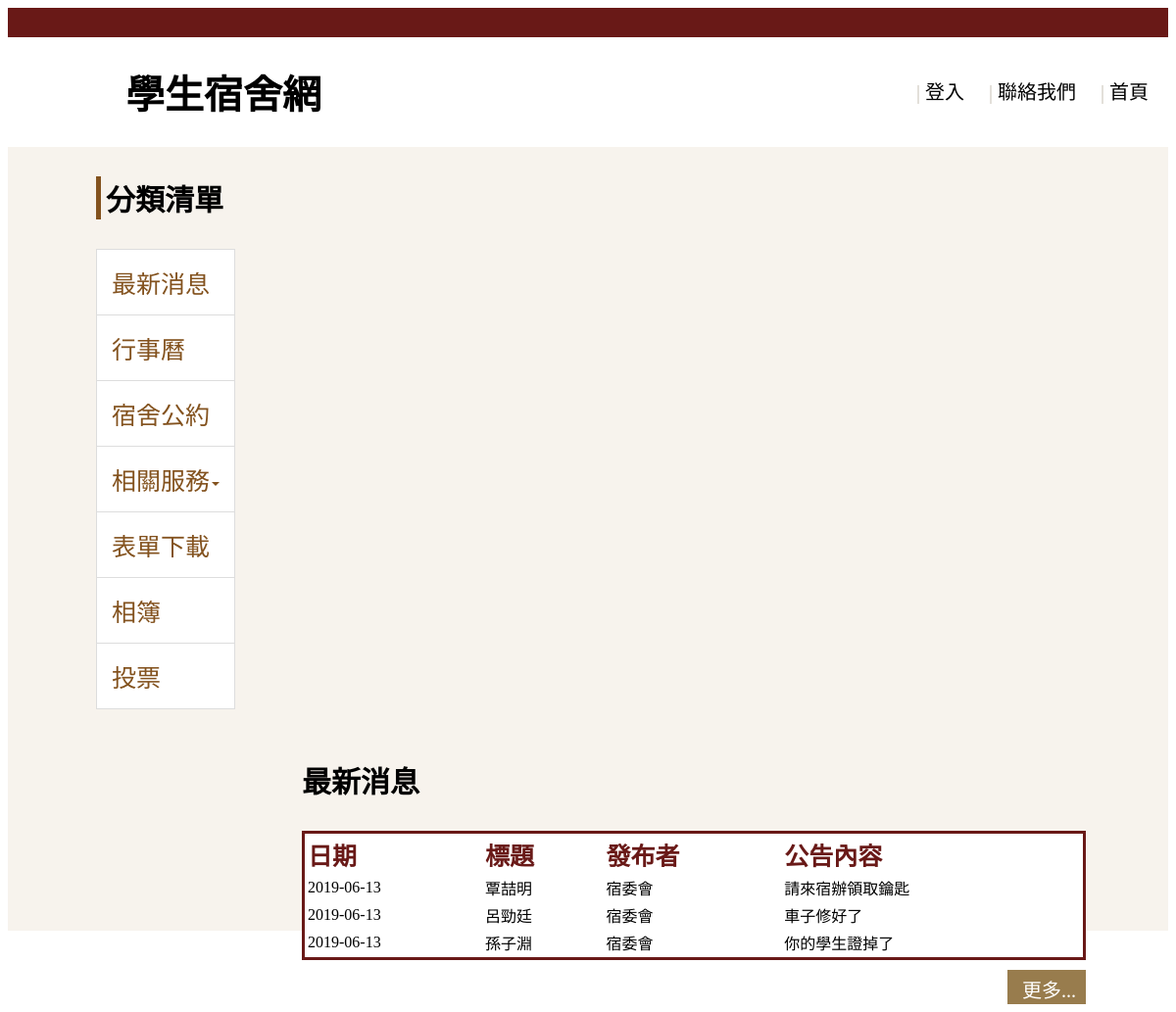
The app's page /codefile/home.php with its own data.
### tables this page shows
CREATE TABLE `news` (
  `ID` int(255) NOT NULL,
  `title` varchar(255) NOT NULL,
  `date` date NOT NULL,
  `author` varchar(255) NOT NULL,
  `content` varchar(10000) DEFAULT NULL
);

### codefile/home.php (the view, shortened to what this page needs)
<!DOCTYPE html>
<html lang="en">
<head>
  <link rel="stylesheet" href="home.css">
</head>
<body>
  <div class="wrap">
    <div class="header">
      <div class="topbar"></div>
      <div class="logo"><h1>學生宿舍網</h1></div>
      <ul class=headMenu>
        <li><a class="home"href="home.php">首頁</a></li>
        <li><a class="tell" href="talk.php">聯絡我們</a></li>
        <li><a class="log" href="login.php">登入</a></li>
      </ul>
      </div>
      <div class="content">
        <div class="menu">
        <div class="menuh">
          <div class="bf"><h3>分類清單</h3></div>
        </div>
          <ul class=cmenu >
            <li class=List><a href="news.php">最新消息</a></li>
            <li class=List><a href="calendar.php">行事曆</a></li>
            <li class=List><a href="rule.php">宿舍公約</a></li>
            <li class=List><div class='jjj'><a class=dropdown href="">相關服務<div class="caret"></div></a>
</div>
          </li>
            <li class=List><a href="download.php">表單下載</a></li>
            <li class=List><a href="albumu.php">相簿</a></li>
            <li class=List><a href="voteu.php">投票</a></li>
          </ul>
        </div>
        <div class="new">
          <div class="newh"><h3>最新消息</h3></div>
            <?php
            $link=mysqli_connect("localhost",'root','j0917510727',"php");
            $SQL1234="select * from news order by ID desc limit 5";
            ?>
            <table width="800"class=table frame=void>
              <tr>
                <td class=conh>日期</td>
                <td class=conh>標題</td>
                <td class=conh>發布者</td>
                <td class=conh>公告內容</td>
              </tr>
            <?php
            if($result=mysqli_query($link,$SQL1234)){
              while($row=mysqli_fetch_assoc($result)){
                echo "<tr><td>".$row['date']."</td>
                <td>".$row['title']."</td><td>".$row['author']."</td><td>".$row['content']."</tr>";
              }
            }
            ?>
            </table>
            <div class="more"><a href="news.php">更多...</a></div>
      </div>
      </div>
    </div>
</body>
</html>

### codefile/home.css (style rules this page uses)
li { margin: 0; padding: 0; display: list-item; text-align: -webkit-match-parent; list-style: none; }
a { color: #83521e; text-decoration: none; outline: none; }
.wrap { min-width: 80%; }
.header .topbar { display: block; background: #691917; height: 30px; }
.content { background-color: #f7f3ed; height: 100vh; }
.logo h1 { float: left; margin-left: 120px; font-size: 40px; font-weight: bold; font-family: 'microsoft yahei'; }
.headMenu { float: right; margin-top: 40px; }
.headMenu a { font-size: 20px; color: #000; }
.headMenu a::before { color: #C8C2B6; font-size: 1em; content: "|"; padding: 5px 5px; display: inline-block; }
.headMenu li { float: right; }
.headMenu .tell { margin-left: 20px; margin-right: 20px; }
.headMenu .home { margin-right: 20px; }
.bf h3 { font-size: 30px; font-weight: bold; font-family: 'microsoft yahei'; }
.cmenu { margin-top: 30px; margin-left: 50px; }
.menu { float: left; }
.menuh { border-left: solid 5px #83521e; padding-left: 5px; margin-left: 90px; }
.caret { display: inline-block; width: 0; height: 0; margin-left: 2px; vertical-align: middle; border-top: 4px solid; border-right: 4px solid transparent; border-left: 4px solid transparent; }
.cmenu a { display: block; padding: 15px; font-size: 25px; font-family: 'microsoft yahei'; }
.List { position: relative; display: block; padding: 0; margin-bottom: -1px; background-color: #fff; border: 1px solid #ddd; }
.new { margin-left: 300px; float: left; }
.newh { padding-top: 5px; font-size: 30px; font-weight: bold; }
.conh { font-size: 25px; color:#691917; font-weight:bold; }
.newh h3 { font-size: 30px; font-weight: bold; font-family: 'microsoft yahei'; }
.table { background-color:white; color:black; font-family: 'microsoft yahei'; border:3px solid #691917; }
.more { width: 80px; height: 30px; background:#987c4d; float: right; margin-top: 10px; padding-top: 5px; }
.more a { font-size: 20px; color: #fff; padding-left: 15px; }

### records on screen
news: date "2019-06-13", title "覃喆明", author "宿委會", content "請來宿辦領取鑰匙"
news: date "2019-06-13", title "呂勁廷", author "宿委會", content "車子修好了"
news: date "2019-06-13", title "孫子淵", author "宿委會", content "你的學生證掉了"
